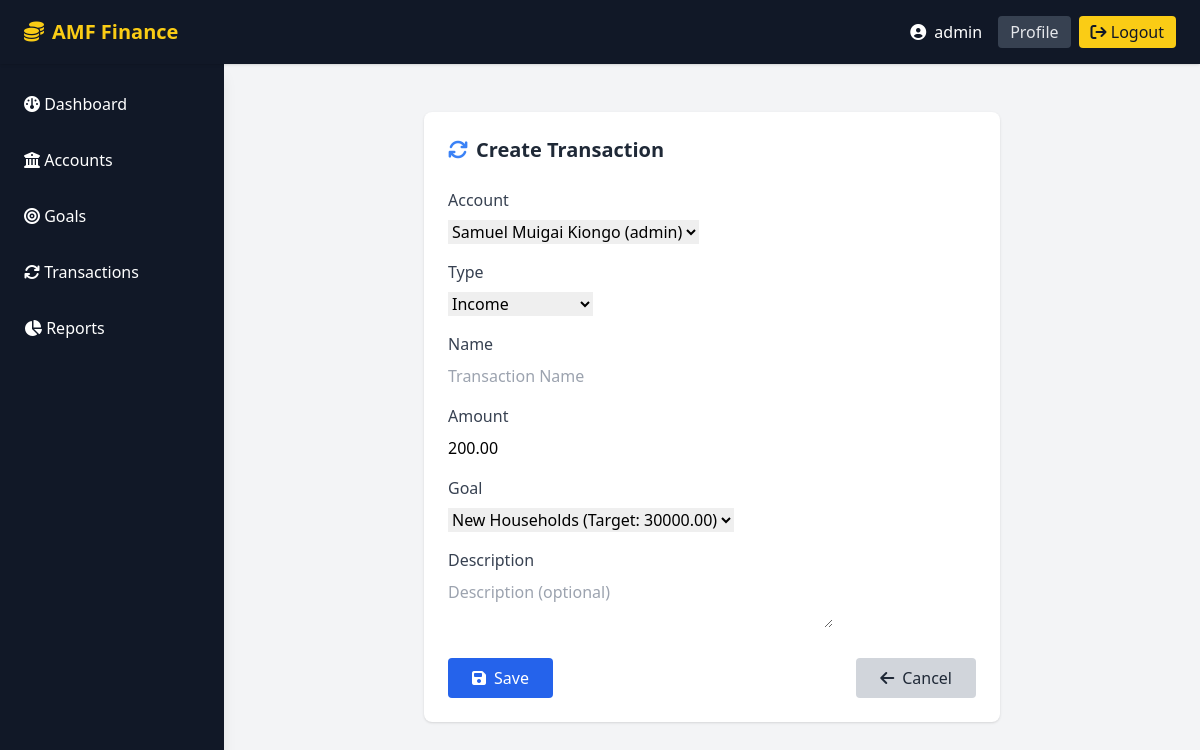
/transactions/10/update/ (signed in), run on the app's committed database.
### finance/models.py (models this page shows, shortened)
class Transaction(models.Model):
    TRANSACTION_TYPES = [
        ('income', 'Income'),
        ('expense', 'Expense'),
        ('transfer', 'Transfer'),
        ('goal_deposit', 'Goal Deposit'),
        ('goal_withdrawal', 'Goal Withdrawal'),
    ]
    account = models.ForeignKey(Account, on_delete=models.CASCADE, related_name='transactions')
    type = models.CharField(max_length=15, choices=TRANSACTION_TYPES)
    name = models.CharField(max_length=100)
    amount = models.DecimalField(max_digits=12, decimal_places=2)
    date = models.DateTimeField(auto_now_add=True)
    description = models.TextField(blank=True)
    goal = models.ForeignKey('Goal', null=True, blank=True, on_delete=models.SET_NULL, related_name='transactions')

### finance/views.py (the view)
# urls.py: path('transactions/<int:pk>/update/', views.transaction_update, name='transaction-update'),
@login_required
def transaction_update(request, pk):
    transaction = get_object_or_404(Transaction, pk=pk, account__user=request.user)
    if request.method == 'POST':
        form = TransactionForm(request.POST, instance=transaction)
        form.fields['account'].queryset = Account.objects.filter(user=request.user)
        form.fields['goal'].queryset = Goal.objects.filter(account__user=request.user)
        if form.is_valid():
            transaction = form.save()
            update_goal_amount(transaction)
            return redirect('transaction-list')
    else:
        form = TransactionForm(instance=transaction)
        form.fields['account'].queryset = Account.objects.filter(user=request.user)
        form.fields['goal'].queryset = Goal.objects.filter(account__user=request.user)
    return render(request, 'transaction/transaction_form.html', {'form': form})

### finance/forms.py
class TransactionForm(forms.ModelForm):
    class Meta:
        model = Transaction
        fields = ['account', 'type', 'name', 'amount', 'goal', 'description']
        widgets = {
            'account': forms.Select(attrs={'class': 'form-control'}),
            'type': forms.Select(attrs={'class': 'form-control'}),
            'name': forms.TextInput(attrs={'class': 'form-control', 'placeholder': 'Transaction Name'}),
            'amount': forms.NumberInput(attrs={'class': 'form-control', 'placeholder': 'Amount'}),
            'goal': forms.Select(attrs={'class': 'form-control'}),
            'description': forms.Textarea(attrs={'class': 'form-control', 'rows': 2, 'placeholder': 'Description (optional)'}),
        }

### finance/models.py (called while the page is built)
    def __str__(self):
        return f"{self.name} ({self.user.username})"

    def __str__(self):
        return f"{self.name} (Target: {self.target_amount})"

### finance/templates/transaction/transaction_form.html (shortened to what this page needs)
{% extends "base.html" %}
{% block content %}
<div class="flex justify-center mt-8">
    <div class="w-full max-w-xl">
        <div class="bg-white rounded-lg shadow p-6">
            <div class="mb-6 flex items-center gap-2">
                <i class="fa-solid fa-arrows-rotate text-blue-500 text-xl"></i>
                <h4 class="text-xl font-bold text-gray-800">
                    {% if object %}Edit Transaction{% else %}Create Transaction{% endif %}
                </h4>
            </div>
            <form method="post" novalidate>
                {% for field in form %}
                    <div class="mb-4">
                        <label for="{{ field.id_for_label }}" class="block text-gray-700 font-medium mb-2">{{ field.label }}</label>
                        {{ field }}
                    </div>
                {% endfor %}
                <div class="flex justify-between mt-6">
                    <button type="submit" class="bg-blue-600 text-white px-6 py-2 rounded hover:bg-blue-500 transition flex items-center gap-2">
                        <i class="fa-solid fa-save"></i> Save
                    </button>
                    <a href="{% url 'transaction-list' %}" class="bg-gray-300 text-gray-800 px-6 py-2 rounded hover:bg-gray-400 transition flex items-center gap-2">
                        <i class="fa-solid fa-arrow-left"></i> Cancel
                    </a>
                </div>
            </form>
        </div>
    </div>
</div>
{% endblock %}

### finance/templates/base.html (shortened to what this page needs)
<!DOCTYPE html>
<html lang="en">
<head>
    <script src="https://cdn.tailwindcss.com"></script>
    <link rel="stylesheet" href="https://cdnjs.cloudflare.com/ajax/libs/font-awesome/6.4.2/css/all.min.css">
</head>
<body class="bg-gray-100 min-h-screen overflow-hidden">
    <header class="fixed top-0 left-0 w-full h-16 bg-gray-900 text-white flex items-center z-50 shadow">
        <div class="flex items-center h-full px-6">
            <a href="{% url 'dashboard' %}" class="text-yellow-400 font-bold text-xl flex items-center gap-2">
                <i class="fa-solid fa-coins"></i> <span class="hidden sm:inline">AMF Finance</span>
            </a>
        </div>
        <div class="ml-auto flex items-center h-full px-6">
            {% if user.is_authenticated %}
                <span class="mr-4 flex items-center"><i class="fa-solid fa-user-circle mr-2"></i> {{ user.username }}</span>
                <a href="{% url 'profile' %}" class="mr-2 py-1 px-3 bg-gray-700 rounded text-gray-200 hover:bg-yellow-400 hover:text-gray-900 transition">Profile</a>
                <form action="{% url 'logout' %}" method="post" class="inline-block">
                    <button type="submit" class="py-1 px-3 bg-yellow-400 text-gray-900 rounded hover:bg-yellow-300 transition">
                        <i class="fa-solid fa-arrow-right-from-bracket"></i> Logout
                    </button>
                </form>
            {% else %}
                <a class="py-1 px-3 bg-green-600 text-white rounded hover:bg-green-500 transition" href="{% url 'login' %}">
                    <i class="fa-solid fa-sign-in-alt"></i> Login
                </a>
            {% endif %}
        </div>
    </header>
    <aside class="fixed top-16 left-0 h-[calc(100vh-4rem)] w-56 bg-gray-900 text-white z-40 flex flex-col shadow-lg">
        <nav class="flex-1 mt-4">
            <ul class="space-y-2">
                <li>
                    <a href="{% url 'dashboard' %}" class="block px-6 py-3 rounded-r-full transition
                        {% if request.resolver_match.url_name == 'dashboard' %}bg-gray-800 text-yellow-400{% else %}hover:bg-gray-800 hover:text-yellow-400{% endif %}">
                        <i class="fa-solid fa-gauge"></i> Dashboard
                    </a>
                </li>
                <li>
                    <a href="{% url 'account-list' %}" class="block px-6 py-3 rounded-r-full transition
                        {% if request.resolver_match.url_name == 'account-list' %}bg-gray-800 text-yellow-400{% else %}hover:bg-gray-800 hover:text-yellow-400{% endif %}">
                        <i class="fa-solid fa-building-columns"></i> Accounts
                    </a>
                </li>
                <li>
                    <a href="{% url 'goal-list' %}" class="block px-6 py-3 rounded-r-full transition
                        {% if request.resolver_match.url_name == 'goal-list' %}bg-gray-800 text-yellow-400{% else %}hover:bg-gray-800 hover:text-yellow-400{% endif %}">
                        <i class="fa-solid fa-bullseye"></i> Goals
                    </a>
                </li>
                <li>
                    <a href="{% url 'transaction-list' %}" class="block px-6 py-3 rounded-r-full transition
                        {% if request.resolver_match.url_name == 'transaction-list' %}bg-gray-800 text-yellow-400{% else %}hover:bg-gray-800 hover:text-yellow-400{% endif %}">
                        <i class="fa-solid fa-arrows-rotate"></i> Transactions
                    </a>
                </li>
                <li>
                    <a href="{% url 'reports' %}" class="block px-6 py-3 rounded-r-full transition
                        {% if request.resolver_match.url_name == 'reports' %}bg-gray-800 text-yellow-400{% else %}hover:bg-gray-800 hover:text-yellow-400{% endif %}">
                        <i class="fa-solid fa-chart-pie"></i> Reports
                    </a>
                </li>
            </ul>
        </nav>
    </aside>
    <main class="ml-56 pt-20 px-6 h-[calc(100vh-4rem)] overflow-y-auto">
        <div class="max-w-7xl mx-auto">
            {% block content %}
            {% endblock %}
        </div>
    </main>
</body>
</html>

### data on the page
Transaction: form "Samuel Muigai Kiongo (admin)" "Income" "200.00" "New Households (Target: 30000.00)"

### other printed values
{{ user.username }} "admin"
{{ field.label }} "Account" "Type" "Name" "Amount" "Goal" "Description"
